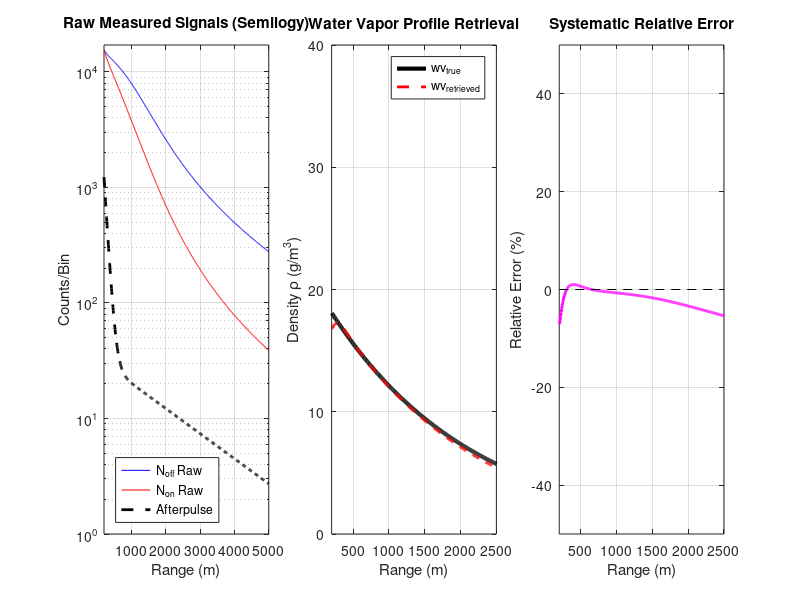

Write the MATLAB code that produced this figure.
%% MicroPulse DIAL Afterpulse Error Simulation (Refactored)

clear; close all; clc;

%% Initialization and Unit Conversion

% System Parameters
tau_pulse = 200e-9;         % Pulse width (s)
R_start = 200;              % Start range for retrieval (m)
R_end = 5000;               % End range for retrieval (m)
dR = 7.5;                   % Range resolution (m/bin)
P_laser = 50e-3;            % Avg laser power (W) 
sigma_on_cm2 =0.99e-23;    % Online cross-section (cm^2/molecule)
sigma_off_cm2 = 7.0e-25;    % Offline cross-section (cm^2/molecule)

% Detector Afterpulse Parameters
lambda_AP_1 = 90;             % Afterpulse decay length 1 (m)
lambda_AP_2 = 2000;           % Afterpulse decay length 2 (m)
A_1 = 40;                     % Scaling factor for short decay component
A_2 = 1;                      % Scaling factor for long decay component
AP_fraction = 2e-16;         % Afterpulse peak as fraction of C_sys

% Geometric Overlap Parameters
R_full_overlap = 1000;       % Range at which O(R) approaches 1 (m)
%O_scale = 100;               % Scaling factor for the exponential rise 

% Simple Atmosphere Parameters 
wv_mass_surf = 20;        % Water Vapor Density Profile
wv_mass_true = @(R) wv_mass_surf .* exp(-R/2000); % Mass density profile (g/m^3)
alpha_non_abs = 1e-8;     % Total aerosol and molecular (non-absorbing) extinction (m^-1)
beta_a = 1e-7;            % general backscatter coefficient (m^-1 sr^-1)
beta_R = @(R) beta_a.* exp(-R/8000); % backscatter profile (m^-1 sr^-1)

% Constants and conversions
c = 3e8;                    % Speed of light (m/s)
M_H2O = 18.015;             % Molar mass of water (g/mol)
N_A = 6.022e23;             % Avogadro's number (molecules/mol)
sigma_on = sigma_on_cm2 * 1e-4;    
sigma_off = sigma_off_cm2 * 1e-4;  
GM_to_NUM = N_A / M_H2O;    % (g/m^3) -> (molecules/m^3)
K_on = sigma_on * GM_to_NUM;
K_off = sigma_off * GM_to_NUM;
K_delta = K_on - K_off;      % Differential Absorption Factor

% Range Vector
R = (R_start : dR : R_end)';
N_bins = length(R);

% Midpoint range vector for plotting (N_bins - 1 length)
R_plot = R(1:end-1) + dR/2;

%% Lidar Forward Model 

% System Constant
C_sys = (P_laser * c * tau_pulse / 2) * 1e17; 

% Geometric Overlap Function 
O_R_model = 1 - exp(-(R / R_full_overlap).^2); % 
O_R_model(R < R_start) = 0; % Ensure 0 until the start of the retrieval
O_R = O_R_model;

% Extinction and Optical Depth
alpha_off = alpha_non_abs + K_off * wv_mass_true(R);
alpha_on = alpha_non_abs + K_on * wv_mass_true(R);
OD_off = cumsum( alpha_off * dR );
OD_on = cumsum( alpha_on * dR );

% True number online and offline counts
N_on_true = C_sys * (1./R.^2) .* O_R .* beta_R(R) .* exp(-2 * OD_on);
N_off_true = C_sys * (1./R.^2) .* O_R .* beta_R(R) .* exp(-2 * OD_off);

% Calculate the derivative of the true signal for the analytical error model
dNoff_dR = gradient(N_off_true, dR);

%% Detector Contamination Model
N_AP_peak = C_sys * AP_fraction;

% Bi-exponential afterpulse function
N_AP_decay = N_AP_peak * (A_1*exp(-(R - R_start)/lambda_AP_1)+ (A_2*exp(-(R - R_start) / lambda_AP_2)));

% Contaminated signal profiles
N_off_raw = N_off_true + N_AP_decay;
N_on_raw = N_on_true + N_AP_decay;

%% 1. FULL Contaminated Retrieval (Most Accurate Result - No Approximation)

% a. Calculate the contaminated log ratio
Log_Ratio_Raw = log(N_off_raw ./ N_on_raw);

% b. Calculate the derivative (slope) using the finite difference method
dLogRatio_dR_Raw = gradient(Log_Ratio_Raw, dR);

% c. Apply the DIAL equation to get the full retrieval
wv_retrieved_full = (1 / (2 * K_delta)) * dLogRatio_dR_Raw;

% SET PRIMARY RETRIEVAL TO FULL RESULT
wv_retrieved = wv_retrieved_full;

%% 2. ANALYTICAL Error Calculation (Vectorized Full Quotient Rule)
% This recalculates the analytical error term (rho_error_analytical) for comparison

% Use the first N_bins - 1 elements for derivatives and plotting
R_comp = R(1:end-1);
N_off_true_at_R = N_off_true(1:end-1);
N_AP_at_R = N_AP_decay(1:end-1);
dNoff_dR_at_R = dNoff_dR(1:end-1);

% Analytical AP_slope (dN_AP/dR) vectorized
AP_slope_analytic = N_AP_peak * (A_1*(-1/lambda_AP_1) * exp(-(R_comp - R_start)/lambda_AP_1) + ...
                       (A_2*(-1/lambda_AP_2) * exp(-(R_comp - R_start) / lambda_AP_2)));

% Full Quotient Rule (Analytic Approximation of the Error)
% Numerator: (N_sig * dNAP/dR) - (NAP * dNsig/dR)
Numerator_Analytic = (N_off_true_at_R .* AP_slope_analytic) - (N_AP_at_R .* dNoff_dR_at_R);
% Denominator: (N_sig)^2
Denominator_Analytic = N_off_true_at_R.^2;

% rho_error_analytical ≈ -1/(2*K_delta) * d/dR [ N_AP/N_sig ]
rho_error_analytical = (-1 / (2 * K_delta)) * (Numerator_Analytic ./ Denominator_Analytic);


%% Error Comparison and Plotting Setup
% True Water Vapor at plotting points
rho_true_plot = wv_mass_true(R_plot);
rho_retrieved_plot = wv_retrieved(1:end-1);

% --- True Systematic Error (Result of Full Retrieval - True Profile) ---
rho_error_true = rho_retrieved_plot - rho_true_plot;

% --- Error of the Analytical Approximation 
%Taylor_Error_Difference = 100 * (rho_error_analytical - rho_error_true) ./ rho_error_true; 
% --- Error of the Analytical Approximation Relative to the True Signal ---
% Formula: 100 * (Difference between approximated error and true error) / (True Signal)
Taylor_Error_Difference = 100 * (rho_error_analytical - rho_error_true) ./ rho_true_plot;



% Calculate and Clamp Total Relative Error (based on the accurate wv_retrieved)
Relative_Error = 100 * (rho_retrieved_plot - rho_true_plot) ./ rho_true_plot;
max_err = 500;
Relative_Error(Relative_Error > max_err) = max_err;
Relative_Error(Relative_Error < -max_err) = -max_err;

% Calculate Water Vapor Optical Depth
R_4km_idx = find(R >= 4000, 1, 'first');
WV_OD_4km = (OD_on(R_4km_idx) - OD_off(R_4km_idx)) % one-way WV OD
disp('should be close to 1 for optimal profile retrievals');
disp('-------------------------------------------------------------------');

% Display the Taylor approximation error using R_plot (R_mid)
R_mid = R_plot; 
fprintf('\n--------------------------------------------------------------\n');
fprintf('MAX ERROR OF ANALYTICAL APPROXIMATION (NEAR R<500m): %.2f%%\n', max(abs(Taylor_Error_Difference(R_mid < 500))));
fprintf('MAX ERROR OF ANALYTICAL APPROXIMATION (FAR R>3000m): %.2f%%\n', max(abs(Taylor_Error_Difference(R_mid > 3000))));
fprintf('--------------------------------------------------------------\n');


%% Plotting Results (Use the accurate wv_retrieved)
figure('Position', [100, 100, 1400, 450]);
% Raw Measured Signals 
subplot(1, 3, 1);
semilogy(R, N_off_raw, 'b-', 'DisplayName', 'N_{off} Raw'); hold on;
semilogy(R, N_on_raw, 'r-', 'DisplayName', 'N_{on} Raw');
semilogy(R, N_AP_decay, 'k--', 'LineWidth', 2, 'DisplayName', 'Afterpulse');
title('Raw Measured Signals (Semilogy)');
xlabel('Range (m)');
ylabel('Counts/Bin');
legend('Location', 'southwest');
xlim([R_start, R_end]);
ylim([1, max(N_off_raw)*1.1]);
grid on;
% True vs. Retrieved Water Vapor Density
subplot(1, 3, 2);
plot(R_plot, rho_true_plot, 'k-', 'LineWidth', 3, 'DisplayName', 'wv_{true}'); hold on;
plot(R_plot, rho_retrieved_plot, 'r--', 'LineWidth', 2, 'DisplayName', 'wv_{retrieved}');
title('Water Vapor Profile Retrieval');
xlabel('Range (m)');
ylabel('Density \rho (g/m^3)');
legend('Location', 'northeast');
ylim([0, wv_mass_surf * 2]);
xlim([R_start, R_end/2]);
grid on;
% Systematic Relative Error 
subplot(1, 3, 3);
plot(R_plot, Relative_Error, 'm-', 'LineWidth', 2); hold on;
plot([R_start, R_end], [0, 0], 'k--');
title('Systematic Relative Error');
xlabel('Range (m)');
ylabel('Relative Error (%)');
ylim([-50, 50]);
xlim([R_start, R_end/2]);
grid on;